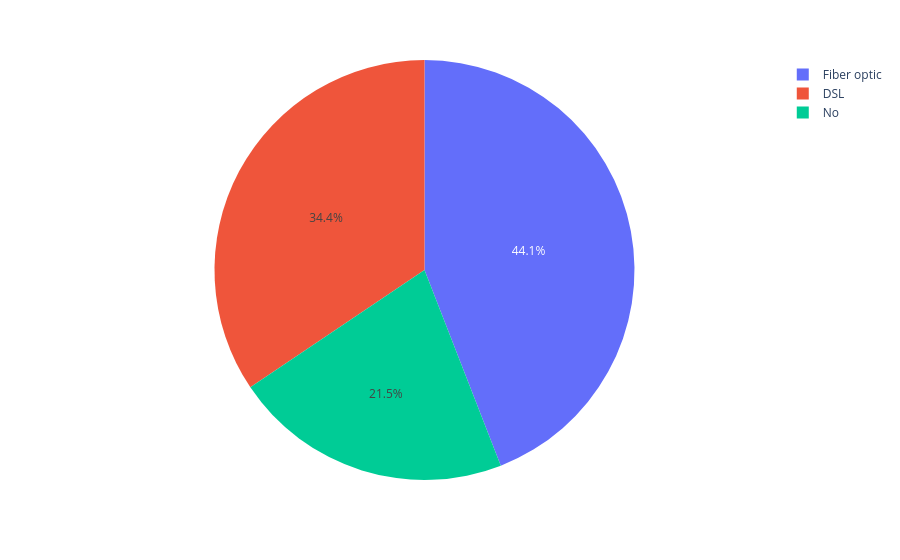

The cell this chart's notebook holds for it:
### Code cell
px.pie(df,names='InternetService')

### Figure 1 — Plotly figure (JSON) as saved in the notebook; plotly's stock layout.template omitted (floating-point values rounded to 4 significant figures; data arrays with more than 128 entries replaced by an {"elided": "..."} marker saying what was removed)
{"data": [{"domain": {"x": [0, 1], "y": [0, 1]}, "hovertemplate": "InternetService=%{label}<extra></extra>", "labels": {"elided": "7010 str values"}, "legendgroup": "", "name": "", "showlegend": true, "type": "pie"}], "layout": {"legend": {"tracegroupgap": 0}, "margin": {"t": 60}}}
